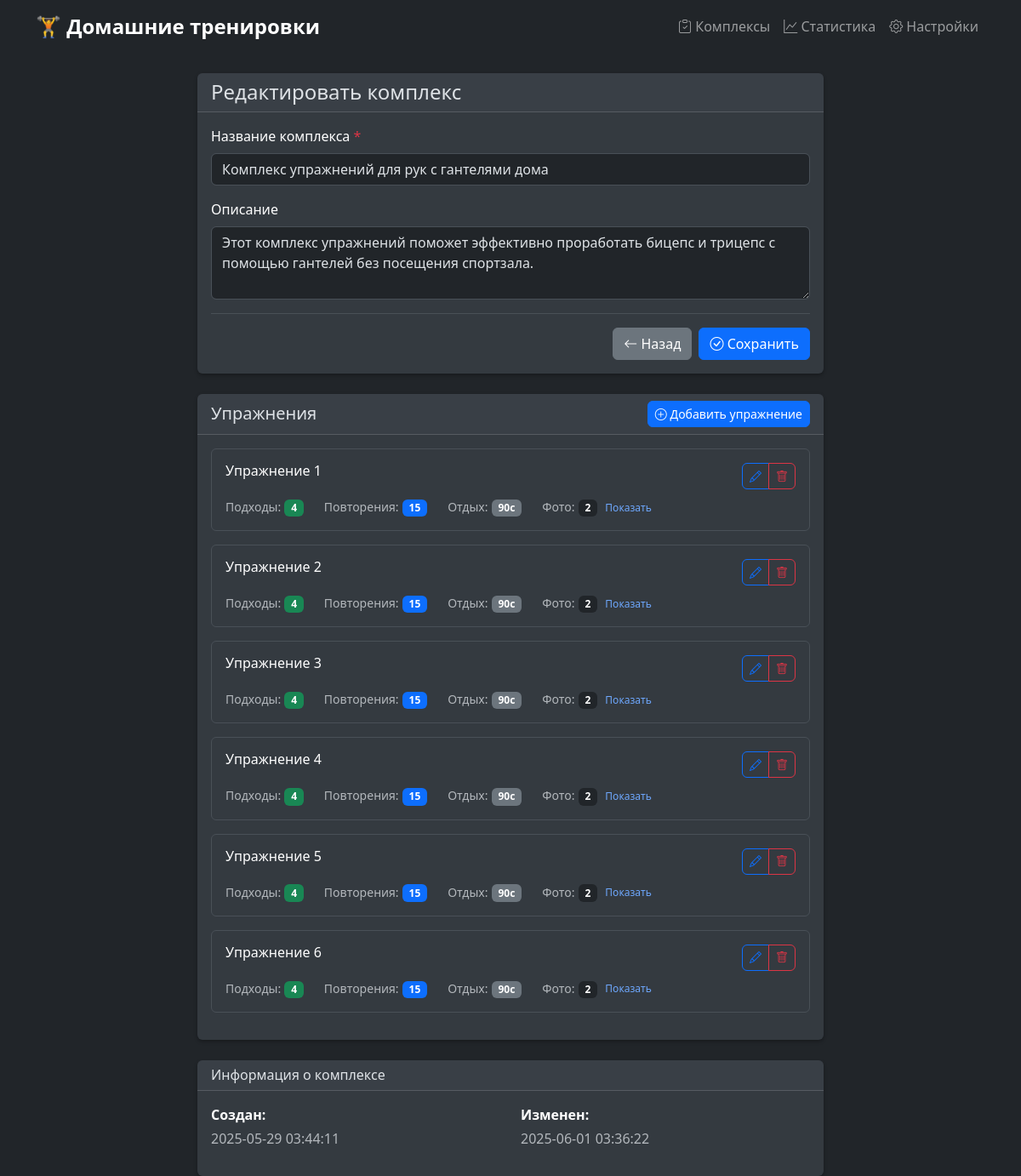
Screenshot of /workout-sets/80650d33-e638-4c76-b2bd-f8acfcd90dd3/edit with the database file from the repository.
### tables this page shows
CREATE TABLE workout_sets (
            code TEXT PRIMARY KEY,
            name TEXT NOT NULL,
            description TEXT,
            created_at TIMESTAMP NOT NULL DEFAULT CURRENT_TIMESTAMP,
            updated_at TIMESTAMP NOT NULL DEFAULT CURRENT_TIMESTAMP
        );

CREATE TABLE exercises (
            code TEXT PRIMARY KEY,
            name TEXT NOT NULL,
            description TEXT,
            images TEXT,  -- JSON массив путей к изображениям
            video_url TEXT,
            repeat_count INTEGER NOT NULL,
            round_count INTEGER NOT NULL,
            rest_seconds INTEGER NOT NULL,
            workoutset_code TEXT NOT NULL,
            created_at TIMESTAMP NOT NULL DEFAULT CURRENT_TIMESTAMP,
            updated_at TIMESTAMP NOT NULL DEFAULT CURRENT_TIMESTAMP,
            FOREIGN KEY (workoutset_code) REFERENCES workout_sets (code) ON DELETE CASCADE
        );

### app.py (the view)
@app.route('/workout-sets/<code>/edit')
def workout_sets_edit(code):
    workout_set = WorkoutSetModel.get_by_code(code)
    if not workout_set:
        flash('Комплекс не найден', 'error')
        return redirect(url_for('workout_sets_list'))
    exercises = ExerciseModel.get_by_workoutset(code)
    defaults = UserPrefsModel.get_defaults()
    return render_template('workout_sets/form.html',
                         workout_set=workout_set,
                         exercises=exercises,
                         defaults=defaults,
                         title='Редактировать комплекс')

### models.py (called while the page is built, shortened)
def get_db_path() -> str:
    return os.path.join(os.path.dirname(__file__), 'workout_app.db')

@contextmanager
def get_db_connection():
    conn = sqlite3.connect(get_db_path())
    conn.row_factory = sqlite3.Row  # Возвращать результаты как dict
    conn.execute('PRAGMA foreign_keys = ON')
    try:
        yield conn
    finally:
        conn.close()

    @staticmethod
    def get_defaults() -> Dict[str, Any]:
        with get_db_connection() as conn:
            cursor = conn.cursor()
            cursor.execute('''
                SELECT default_repeat_count, default_round_count, default_rest_seconds,
                       default_warmup_rest_seconds, timer_sound, notifications_enabled
                FROM user_prefs
                LIMIT 1
            ''')
            row = cursor.fetchone()
            if row:
                return dict(row)

    @staticmethod
    def get_by_code(code: str) -> Optional[Dict[str, Any]]:
        with get_db_connection() as conn:
            cursor = conn.cursor()
            cursor.execute('''
                SELECT code, name, description, created_at, updated_at
                FROM workout_sets
                WHERE code = ?
            ''', (code,))
            row = cursor.fetchone()
            return dict(row) if row else None

### templates/workout_sets/form.html (shortened to what this page needs)
{% extends "base.html" %}
{% block content %}
<div class="row justify-content-center">
    <div class="col-md-10 col-lg-8">
        <div class="card mb-4">
            <div class="card-header">
                <h4 class="mb-0">{{ title }}</h4>
            </div>
            <div class="card-body">
                {% if workout_set and workout_set.code %}
                    <form id="workoutSetForm" method="POST" action="{{ url_for('workout_sets_update', code=workout_set.code) }}" enctype="multipart/form-data">
                {% else %}
                    <form id="workoutSetForm" method="POST" action="{{ url_for('workout_sets_create') }}" enctype="multipart/form-data">
                {% endif %}
                    <div class="mb-3">
                        <label for="name" class="form-label">
                            Название комплекса <span class="text-danger">*</span>
                        </label>
                        <input type="text"
                               class="form-control"
                               id="name"
                               name="name"
                               value="{{ workout_set.name if workout_set else '' }}"
                               required
                               maxlength="100"
                               placeholder="Введите название комплекса">
                    </div>
                    <div class="mb-3">
                        <label for="description" class="form-label">Описание</label>
                        <textarea class="form-control"
                                  id="description"
                                  name="description"
                                  rows="3"
                                  maxlength="500"
                                  placeholder="Опишите цель и особенности комплекса">{{ workout_set.description if workout_set else '' }}</textarea>
                    </div>
                    {% if workout_set and workout_set.code %}
                    <div class="d-grid gap-2 d-md-flex justify-content-md-end mt-3 pt-3 border-top">
                        <a href="{{ url_for('workout_sets_list') }}" class="btn btn-secondary">
                            <i class="bi bi-arrow-left"></i> Назад
                        </a>
                        <button type="submit" class="btn btn-primary" onclick="console.log('Клик по кнопке Сохранить напрямую');">
                            <i class="bi bi-check-circle"></i> Сохранить
                        </button>
                    </div>
                    {% endif %}
            </div>
        </div>
        {% if workout_set and workout_set.code %}
        <div class="card mb-4">
            <div class="card-header d-flex justify-content-between align-items-center">
                <h5 class="mb-0">Упражнения</h5>
                <button type="button" class="btn btn-primary btn-sm" id="addExerciseBtn">
                    <i class="bi bi-plus-circle"></i> Добавить упражнение
                </button>
            </div>
            <div class="card-body">
                        {% set exercise = {} %}
                <div id="exercisesList">
                    {% if exercises %}
                        {% for exercise in exercises %}
                            <div class="exercise-card border rounded p-3 mb-3" data-exercise-index="{{ loop.index0 }}">
                                <div class="d-flex justify-content-between align-items-start mb-2">
                                    <h6 class="mb-0">
                                         {{ exercise.name }}
                                    </h6>
                                    <div class="btn-group btn-group-sm">
                                        <button type="button" class="btn btn-outline-primary edit-exercise-btn" data-exercise-index="{{ loop.index0 }}">
                                            <i class="bi bi-pencil"></i>
                                        </button>
                                        <button type="button" class="btn btn-outline-danger delete-exercise-btn" data-exercise-index="{{ loop.index0 }}">
                                            <i class="bi bi-trash"></i>
                                        </button>
                                    </div>
                                </div>
                                <div class="row">
                                    <div class="col-auto">
                                        <small class="text-muted">Подходы:</small>
                                        <span class="badge bg-success">{{ exercise.round_count }}</span>
                                    </div>
                                    <div class="col-auto">
                                        <small class="text-muted">Повторения:</small>
                                        <span class="badge bg-primary">{{ exercise.repeat_count }}</span>
                                    </div>
                                    <div class="col-auto">
                                        <small class="text-muted">Отдых:</small>
                                        <span class="badge bg-secondary">{{ exercise.rest_seconds }}с</span>
                                    </div>
                                    <div class="col-auto">
                                        <small class="text-muted">Фото:</small>
                                        <span class="badge bg-dark">{{ exercise.images|length if exercise.images else 0 }}</span>
                                        {% if exercise.images and exercise.images|length > 0 %}
                                            <button type="button" class="btn btn-link btn-sm p-0 ms-1 toggle-images-btn" style="font-size: 0.75rem; text-decoration: none;">
                                                Показать
                                            </button>
                                        {% endif %}
                                    </div>
                                </div>
                            </div>
                        {% endfor %}
                    {% else %}
                        <div id="noExercisesMessage" class="text-muted text-center py-3">
                            Упражнений пока нет. Нажмите "Добавить упражнение" для создания первого упражнения.
                        </div>
                    {% endif %}
                </div>
            </div>
        </div>
        {% endif %}
        {% if workout_set and workout_set.code %}
        <div class="card mt-3">
            <div class="card-header">
                <h6 class="mb-0">Информация о комплексе</h6>
            </div>
            <div class="card-body">
                <div class="row">
                    <div class="col-sm-6">
                        <p class="mb-1"><strong>Создан:</strong></p>
                        <p class="text-muted">{{ workout_set.created_at[:19].replace('T', ' ') }}</p>
                    </div>
                    <div class="col-sm-6">
                        <p class="mb-1"><strong>Изменен:</strong></p>
                        <p class="text-muted">{{ workout_set.updated_at[:19].replace('T', ' ') }}</p>
                    </div>
                </div>
            </div>
        </div>
        {% endif %}
    </div>
</div>
{% endblock %}

### static/css/style.css (style rules this page uses)
body { background-color: #212529; color: #ffffff; font-family: 'Segoe UI', Tahoma, Geneva, Verdana, sans-serif; }
.card { border: none; background-color: #343a40; box-shadow: 0 2px 4px rgba(0,0,0,0.3); transition: transform 0.2s ease-in-out, box-shadow 0.2s ease-in-out; }
.card-body { color: #ffffff; }
.btn { border-radius: 6px; font-weight: 500; }
.btn-group .btn { border-radius: 0; }
.btn-group .btn:first-child { border-top-left-radius: 6px; border-bottom-left-radius: 6px; }
.btn-group .btn:last-child { border-top-right-radius: 6px; border-bottom-right-radius: 6px; }

### rows the page displays
workout_sets: name "Комплекс упражнений для рук с гантелями дома", description "Этот комплекс упражнений поможет эффективно проработать бицепс и трицепс с помощью гантелей без посещения спортзала.", created_at "2025-05-29 03:44:11", updated_at "2025-06-01 03:36:22"
exercises: name "Упражнение 1", round_count "4", repeat_count "15", rest_seconds "90", images|length "2"
exercises: name "Упражнение 2", round_count "4", repeat_count "15", rest_seconds "90", images|length "2"
exercises: name "Упражнение 3", round_count "4", repeat_count "15", rest_seconds "90", images|length "2"
exercises: name "Упражнение 4", round_count "4", repeat_count "15", rest_seconds "90", images|length "2"
exercises: name "Упражнение 5", round_count "4", repeat_count "15", rest_seconds "90", images|length "2"
exercises: name "Упражнение 6", round_count "4", repeat_count "15", rest_seconds "90", images|length "2"

### other values shown
{{ title }} "Редактировать комплекс"
